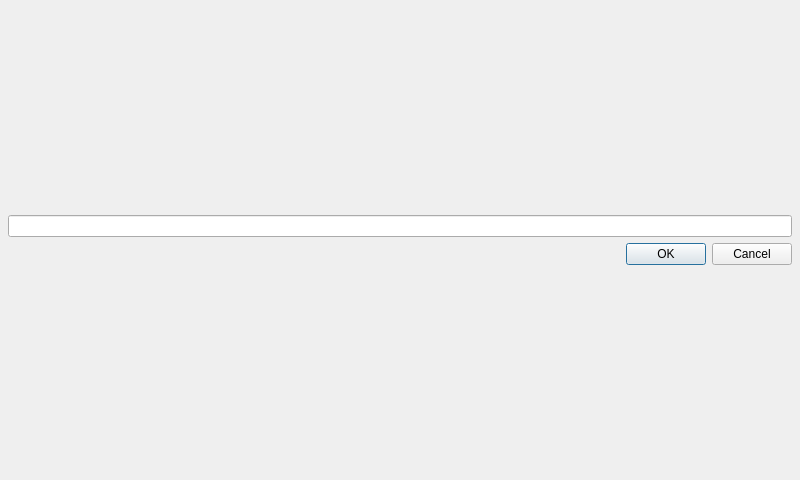
<?xml version="1.0" encoding="UTF-8"?>
<ui version="4.0">
 <class>PIRTextEntryDialog</class>
 <widget class="QDialog" name="PIRTextEntryDialog">
  <property name="geometry">
   <rect>
    <x>0</x>
    <y>0</y>
    <width>800</width>
    <height>480</height>
   </rect>
  </property>
  <property name="windowTitle">
   <string>Dialog</string>
  </property>
  <layout class="QGridLayout" name="gridLayout">
   <property name="margin">
    <number>8</number>
   </property>
   <item row="0" column="0">
    <layout class="QVBoxLayout" name="verticalLayout">
     <item>
      <widget class="QLineEdit" name="textEntryLineEdit"/>
     </item>
     <item>
      <widget class="QDialogButtonBox" name="buttonBox">
       <property name="orientation">
        <enum>Qt::Horizontal</enum>
       </property>
       <property name="standardButtons">
        <set>QDialogButtonBox::Cancel|QDialogButtonBox::Ok</set>
       </property>
      </widget>
     </item>
    </layout>
   </item>
  </layout>
 </widget>
 <resources/>
 <connections>
  <connection>
   <sender>buttonBox</sender>
   <signal>accepted()</signal>
   <receiver>PIRTextEntryDialog</receiver>
   <slot>accept()</slot>
   <hints>
    <hint type="sourcelabel">
     <x>248</x>
     <y>254</y>
    </hint>
    <hint type="destinationlabel">
     <x>157</x>
     <y>274</y>
    </hint>
   </hints>
  </connection>
  <connection>
   <sender>buttonBox</sender>
   <signal>rejected()</signal>
   <receiver>PIRTextEntryDialog</receiver>
   <slot>reject()</slot>
   <hints>
    <hint type="sourcelabel">
     <x>316</x>
     <y>260</y>
    </hint>
    <hint type="destinationlabel">
     <x>286</x>
     <y>274</y>
    </hint>
   </hints>
  </connection>
 </connections>
</ui>
